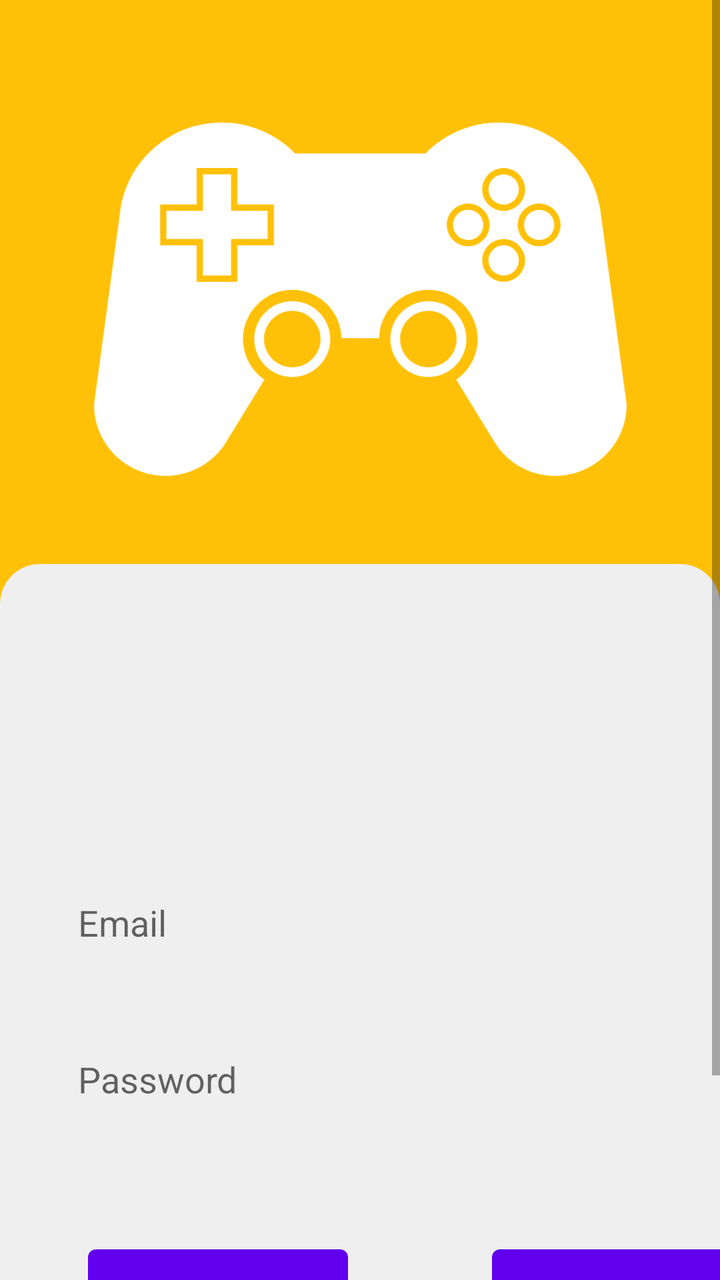
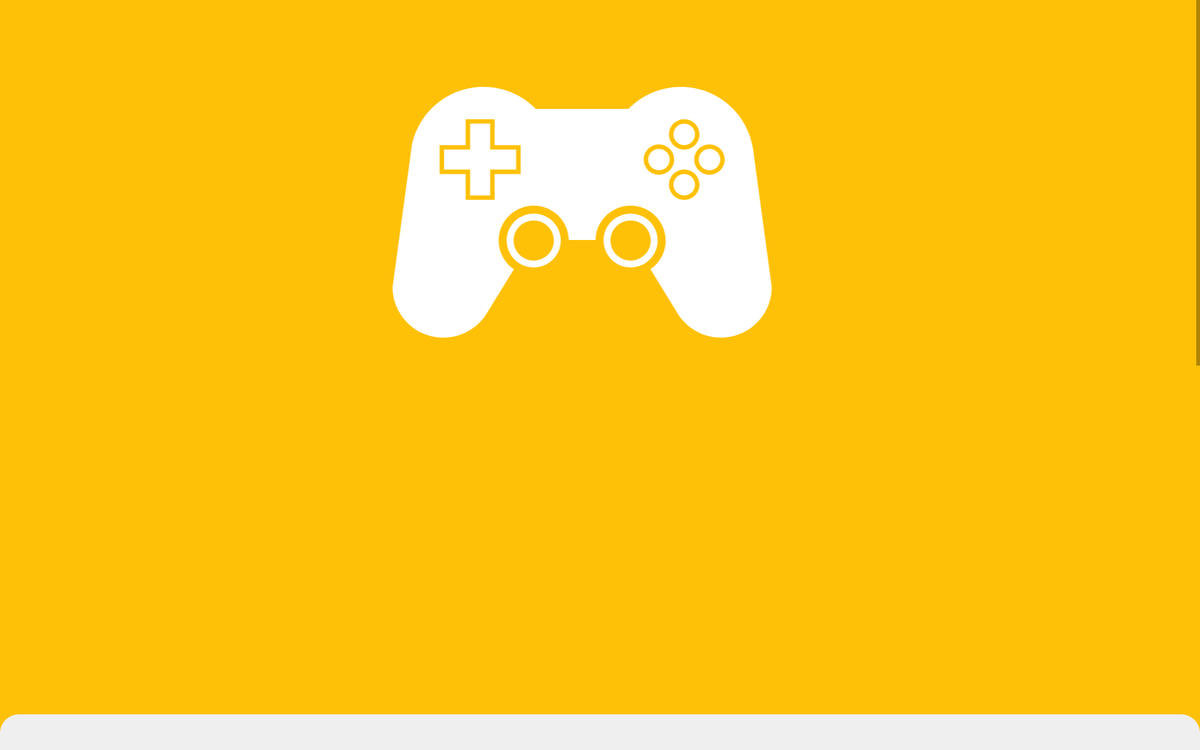

First picture: res/layout/ on a phone held upright. Second picture: the repository's own variant of that layout, on a device whose configuration matches the variant's folder. Source for both follows.
<!-- AndroidManifest.xml: application theme Theme.Awesome_Free_Pubg_UC -->
<!-- res/layout/activity_log_i_n.xml -->
<?xml version="1.0" encoding="utf-8"?>
<androidx.constraintlayout.widget.ConstraintLayout xmlns:android="http://schemas.android.com/apk/res/android"
    xmlns:app="http://schemas.android.com/apk/res-auto"
    xmlns:tools="http://schemas.android.com/tools"
    android:layout_width="match_parent"
    android:layout_height="match_parent"
    tools:context=".Activity.LogIN">


    <ScrollView
        android:layout_width="match_parent"
        android:layout_height="match_parent">


        <androidx.constraintlayout.widget.ConstraintLayout
            android:layout_width="match_parent"
            android:layout_height="match_parent"
            android:background="#FFC107">


            <ImageView
                android:id="@+id/imageView"
                android:layout_width="315dp"
                android:layout_height="374dp"
                android:layout_marginBottom="388dp"
                app:layout_constraintBottom_toBottomOf="@+id/constraintLayout"
                app:layout_constraintEnd_toEndOf="parent"
                app:layout_constraintStart_toStartOf="parent"
                app:srcCompat="@drawable/ic_game"
                app:tint="@color/white" />

            <androidx.constraintlayout.widget.ConstraintLayout
                android:id="@+id/constraintLayout"
                android:layout_width="match_parent"
                android:layout_height="480dp"
                android:background="@drawable/signupback"
                app:layout_constraintBottom_toBottomOf="parent"
                app:layout_constraintEnd_toEndOf="parent"
                app:layout_constraintStart_toStartOf="parent"
                app:layout_constraintTop_toTopOf="parent"
                app:layout_constraintVertical_bias="1.0">


                <EditText
                    android:id="@+id/emailid"
                    android:layout_width="match_parent"
                    android:layout_height="wrap_content"
                    android:layout_marginStart="24dp"
                    android:layout_marginTop="152dp"
                    android:layout_marginEnd="24dp"
                    android:background="@drawable/edit_back"
                    android:ems="10"
                    android:hint="Email"
                    android:inputType="textPersonName"
                    android:padding="15dp"
                    app:layout_constraintEnd_toEndOf="parent"
                    app:layout_constraintHorizontal_bias="0.0"
                    app:layout_constraintStart_toStartOf="parent"
                    app:layout_constraintTop_toTopOf="parent" />

                <EditText
                    android:id="@+id/passwordid"
                    android:layout_width="match_parent"
                    android:layout_height="wrap_content"
                    android:layout_marginStart="24dp"
                    android:layout_marginTop="24dp"
                    android:layout_marginEnd="24dp"
                    android:background="@drawable/edit_back"
                    android:ems="10"
                    android:inputType="textPassword"
                    android:hint="Password"
                    android:padding="15dp"
                    app:layout_constraintEnd_toEndOf="parent"
                    app:layout_constraintHorizontal_bias="0.0"
                    app:layout_constraintStart_toStartOf="parent"
                    app:layout_constraintTop_toBottomOf="@+id/emailid" />

                <Button
                    android:id="@+id/login"
                    android:layout_width="130dp"
                    android:layout_height="wrap_content"
                    android:layout_marginStart="44dp"
                    android:layout_marginTop="52dp"
                    android:padding="18dp"
                    android:text="Login"
                    app:layout_constraintStart_toStartOf="parent"
                    app:layout_constraintTop_toBottomOf="@+id/passwordid" />

                <Button
                    android:id="@+id/signUp"
                    android:layout_width="130dp"
                    android:layout_height="wrap_content"
                    android:layout_marginStart="72dp"
                    android:padding="18dp"
                    android:paddingLeft="30dp"
                    android:text="Sign Up"
                    app:layout_constraintBottom_toBottomOf="@+id/login"
                    app:layout_constraintStart_toEndOf="@+id/login" />
            </androidx.constraintlayout.widget.ConstraintLayout>
        </androidx.constraintlayout.widget.ConstraintLayout>


    </ScrollView>

</androidx.constraintlayout.widget.ConstraintLayout>
<!-- resources referenced by this layout -->
<resources>
  <color name="white">#FFFFFFFF</color>
  <!-- drawable ic_game: vector/xml drawable (drawable, 3081 chars, omitted) -->
  <!-- drawable signupback (drawable) -->
  <?xml version="1.0" encoding="utf-8"?>
  <shape xmlns:android="http://schemas.android.com/apk/res/android">
  
      <solid android:color="#EFEFEF"/>
      <corners android:topLeftRadius="20dp"
          android:topRightRadius="20dp"/>
  
  </shape>
  <style name="Theme.Awesome_Free_Pubg_UC" parent="Theme.MaterialComponents.Light.NoActionBar">
          
          <item name="colorPrimary">@color/purple_500</item>
          <item name="colorPrimaryVariant">@color/purple_700</item>
          <item name="colorOnPrimary">@color/white</item>
          
          <item name="colorSecondary">@color/teal_200</item>
          <item name="colorSecondaryVariant">@color/teal_700</item>
          <item name="colorOnSecondary">@color/black</item>
          
          <item name="android:statusBarColor" tools:targetApi="l">?attr/colorPrimaryVariant</item>
          
      </style>
  <color name="purple_500">#FF6200EE</color>
  <color name="purple_700">#FF3700B3</color>
  <color name="teal_200">#FF03DAC5</color>
  <color name="teal_700">#FF018786</color>
  <color name="black">#FF000000</color>
</resources>
<!-- res/layout-xlarge/activity_log_i_n.xml (the repository's variant of the layout above) -->
<!-- drawn on a large tablet held sideways -->
<?xml version="1.0" encoding="utf-8"?>
<androidx.constraintlayout.widget.ConstraintLayout xmlns:android="http://schemas.android.com/apk/res/android"
    xmlns:app="http://schemas.android.com/apk/res-auto"
    xmlns:tools="http://schemas.android.com/tools"
    android:layout_width="match_parent"
    android:layout_height="match_parent"
    tools:context=".Activity.LogIN">


    <ScrollView
        android:layout_width="match_parent"
        android:layout_height="match_parent">


        <androidx.constraintlayout.widget.ConstraintLayout
            android:layout_width="match_parent"
            android:layout_height="wrap_content"
            android:background="#FFC107">


            <ImageView
                android:id="@+id/imageView"
                android:layout_width="555dp"
                android:layout_height="566dp"
                app:layout_constraintEnd_toEndOf="parent"
                app:layout_constraintHorizontal_bias="0.474"
                app:layout_constraintStart_toStartOf="parent"
                app:srcCompat="@drawable/ic_game"
                app:tint="@color/white"
                tools:layout_editor_absoluteY="61dp" />

            <androidx.constraintlayout.widget.ConstraintLayout
                android:id="@+id/constraintLayout"
                android:layout_width="match_parent"
                android:layout_height="878dp"
                android:layout_marginTop="196dp"
                android:background="@drawable/signupback"
                app:layout_constraintTop_toBottomOf="@+id/imageView"
                tools:layout_editor_absoluteX="0dp">


                <EditText
                    android:id="@+id/emailid"
                    android:layout_width="match_parent"
                    android:layout_height="wrap_content"
                    android:layout_marginStart="24dp"
                    android:layout_marginTop="152dp"
                    android:layout_marginEnd="24dp"
                    android:background="@drawable/edit_back"
                    android:ems="10"

                    android:hint="Email"
                    android:inputType="textPersonName"
                    android:padding="55dp"
                    app:layout_constraintEnd_toEndOf="parent"
                    app:layout_constraintHorizontal_bias="0.0"
                    app:layout_constraintStart_toStartOf="parent"
                    app:layout_constraintTop_toTopOf="parent" />

                <EditText
                    android:id="@+id/passwordid"
                    android:layout_width="match_parent"
                    android:layout_height="wrap_content"
                    android:layout_marginStart="24dp"
                    android:layout_marginTop="24dp"
                    android:layout_marginEnd="24dp"
                    android:background="@drawable/edit_back"
                    android:ems="10"
                    android:hint="Password"
                    android:inputType="textPassword"
                    android:padding="55dp"
                    app:layout_constraintEnd_toEndOf="parent"
                    app:layout_constraintHorizontal_bias="0.0"
                    app:layout_constraintStart_toStartOf="parent"
                    app:layout_constraintTop_toBottomOf="@+id/emailid" />

                <Button
                    android:id="@+id/login"
                    android:layout_width="wrap_content"
                    android:layout_height="wrap_content"
                    android:layout_marginStart="68dp"
                    android:layout_marginTop="116dp"
                    android:padding="48dp"
                    android:text="Login"
                    android:textSize="45sp"
                    app:layout_constraintStart_toStartOf="parent"
                    app:layout_constraintTop_toBottomOf="@+id/passwordid" />

                <Button
                    android:id="@+id/signUp"
                    android:layout_width="wrap_content"
                    android:layout_height="wrap_content"
                    android:layout_marginStart="364dp"
                    android:layout_marginBottom="12dp"
                    android:padding="48dp"
                    android:paddingLeft="30dp"
                    android:text="Sign Up"
                    android:textSize="45sp"
                    app:layout_constraintBottom_toBottomOf="@+id/login"
                    app:layout_constraintStart_toEndOf="@+id/login" />
            </androidx.constraintlayout.widget.ConstraintLayout>
        </androidx.constraintlayout.widget.ConstraintLayout>


    </ScrollView>

</androidx.constraintlayout.widget.ConstraintLayout>
